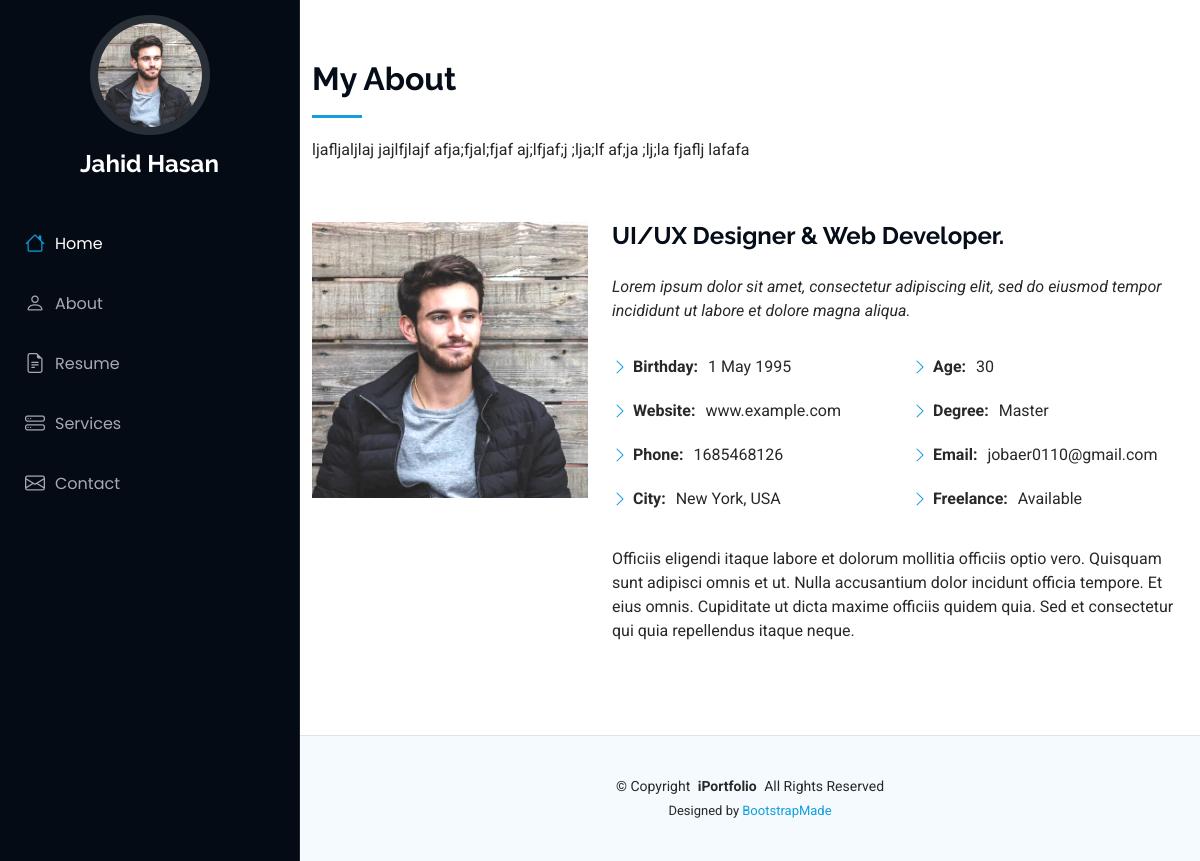
The app's page /About with its own data.
### myapp/models.py (models this page shows)
class About(models.Model):
    main_title = models.CharField(max_length= 50)
    sort_description = models.CharField( max_length=500)
    title = models.CharField(max_length=50)
    date_of_birth = models.DateField(null=True)
    website_link = models.URLField(max_length=1000)
    phone = models.PositiveIntegerField()
    city = models.CharField(max_length=100)
    age = models.PositiveBigIntegerField()
    Degree = models.CharField(max_length=50)
    email = models.EmailField( max_length=100)

### myapp/views.py (the view)
# urls.py: path('About',about,name='about'),
def about(request):
    about = About.objects.all()
    return render(request,'about.html',{'about': about})

### myapp/templates/about.html
{% extends 'base.html' %}
{% load static %}
{% block content %}
  <main class="main">
    <section id="about" class="about section">
      {% for a in about %}
      <div class="container section-title" data-aos="fade-up">
        <h2>{{a.main_title}}</h2>
        <p>{{a.sort_description}}</p>
      </div>
      <div class="container" data-aos="fade-up" data-aos-delay="100">
        <div class="row gy-4 justify-content-center">
          <div class="col-lg-4">
            <img src="{% static 'assets/img/my-profile-img.jpg' %}" class="img-fluid" alt="">
          </div>
          <div class="col-lg-8 content">
            <h2>UI/UX Designer &amp; Web Developer.</h2>
            <p class="fst-italic py-3">
              Lorem ipsum dolor sit amet, consectetur adipiscing elit, sed do eiusmod tempor incididunt ut labore et dolore
              magna aliqua.
            </p>
            <div class="row">
              <div class="col-lg-6">
                <ul>
                  <li><i class="bi bi-chevron-right"></i> <strong>Birthday:</strong> <span>1 May 1995</span></li>
                  <li><i class="bi bi-chevron-right"></i> <strong>Website:</strong> <span>www.example.com</span></li>
                  <li><i class="bi bi-chevron-right"></i> <strong>Phone:</strong> <span>{{a.phone}}</span></li>
                  <li><i class="bi bi-chevron-right"></i> <strong>City:</strong> <span>New York, USA</span></li>
                </ul>
              </div>
              <div class="col-lg-6">
                <ul>
                  <li><i class="bi bi-chevron-right"></i> <strong>Age:</strong> <span>30</span></li>
                  <li><i class="bi bi-chevron-right"></i> <strong>Degree:</strong> <span>Master</span></li>
                  <li><i class="bi bi-chevron-right"></i> <strong>Email:</strong> <span>{{a.email}}</span></li>
                  <li><i class="bi bi-chevron-right"></i> <strong>Freelance:</strong> <span>Available</span></li>
                </ul>
              </div>
            </div>
            <p class="py-3">
              Officiis eligendi itaque labore et dolorum mollitia officiis optio vero. Quisquam sunt adipisci omnis et ut. Nulla accusantium dolor incidunt officia tempore. Et eius omnis.
              Cupiditate ut dicta maxime officiis quidem quia. Sed et consectetur qui quia repellendus itaque neque.
            </p>
          </div>
        </div>
      </div>
      {% endfor %}
    </section>
  </main>
{% endblock %}

### myapp/static/assets/css/main.css (style rules this page uses)
:root { --default-font: "Roboto", system-ui, -apple-system, "Segoe UI", Roboto, "Helvetica Neue", Arial, "Noto Sans", "Liberation Sans", sans-serif, "Apple Color Emoji", "Segoe UI Emoji", "Segoe UI Symbol", "Noto Color Emoji"; --heading-font: "Raleway", sans-serif; --nav-font: "Poppins", sans-serif; }
:root { --background-color: #ffffff; --default-color: #272829; --heading-color: #050d18; --accent-color: #149ddd; --surface-color: #ffffff; --contrast-color: #ffffff; }
:root { --nav-color: #a8a9b4; --nav-hover-color: #ffffff; --nav-mobile-background-color: #040b14; --nav-dropdown-background-color: #040b14; --nav-dropdown-color: #a8a9b4; --nav-dropdown-hover-color: #ffffff; }
:root { scroll-behavior: smooth; }
body { color: var(--default-color); background-color: var(--background-color); font-family: var(--default-font); }
h1, h2, h3, h4, h5, h6 { color: var(--heading-color); font-family: var(--heading-font); }
@media (min-width: 1200px) { .header~main, .header~#footer { margin-left: 300px; } }
section, .section { color: var(--default-color); background-color: var(--background-color); padding: 60px 0; overflow: clip; }
.section-title { padding-bottom: 60px; position: relative; }
.section-title h2 { font-size: 32px; font-weight: 700; margin-bottom: 20px; padding-bottom: 20px; position: relative; }
.section-title h2:after { content: ""; position: absolute; display: block; width: 50px; height: 3px; background: var(--accent-color); left: 0; bottom: 0; }
.section-title p { margin-bottom: 0; }
.about .content h2 { font-weight: 700; font-size: 24px; }
.about .content ul { list-style: none; padding: 0; }
.about .content ul li { margin-bottom: 20px; display: flex; align-items: center; }
.about .content ul strong { margin-right: 10px; }
.about .content ul i { font-size: 16px; margin-right: 5px; color: var(--accent-color); line-height: 0; }

### records on screen
About: main_title "My About", sort_description "ljafljaljlaj jajlfjlajf afja;fjal;fjaf aj;lfjaf;j ;lja;lf af;ja ;lj;la fjaflj lafafa", phone "1685468126", email "jobaer0110@gmail.com"
